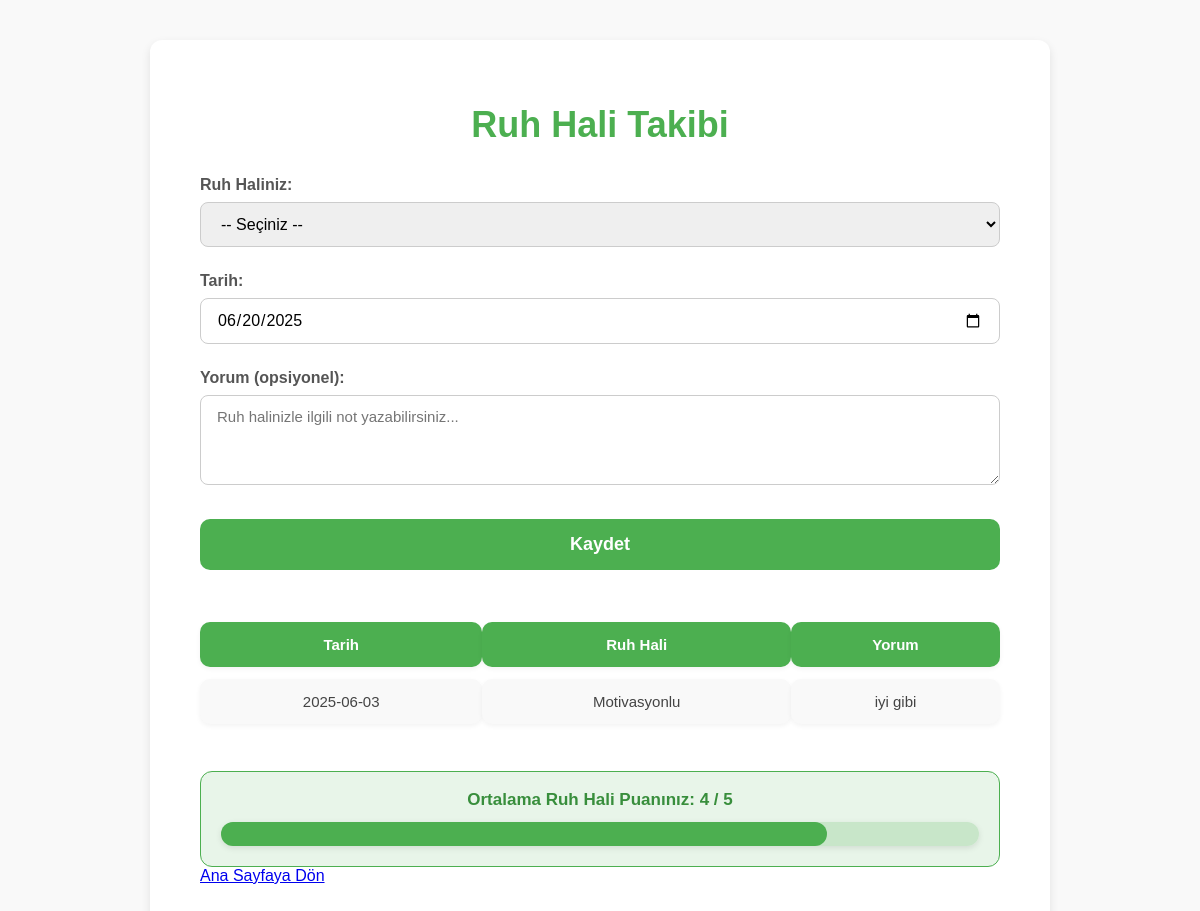
The app's page /pages/ruh_takibi.php (signed in) with its own data.
### tables this page shows
CREATE TABLE `kullanici_ruh_hali` (
  `id` int(11) NOT NULL,
  `user_id` int(11) NOT NULL,
  `ruh_hali` varchar(20) NOT NULL,
  `tarih` date NOT NULL,
  `yorum` text DEFAULT NULL,
  `created_at` timestamp NOT NULL DEFAULT current_timestamp()
);

### pages/ruh_takibi.php (the view, shortened to what this page needs)
<?php
include __DIR__ . '/../includes/connection.php';
$userId = $_SESSION['user_id'] ?? 1;
$stmt = $connection->prepare("SELECT * FROM kullanici_ruh_hali WHERE user_id = :user_id ORDER BY tarih DESC, id DESC LIMIT 30");
$stmt->execute([':user_id' => $userId]);
$ruhKayitlari = $stmt->fetchAll(PDO::FETCH_ASSOC);
$ruhPuanlari = [
    'Mutlu' => 5,
    'Neşeli' => 4,
    'Motivasyonlu' => 4,
    'Üzgün' => 2,
    'Kötü' => 1,
    'Stresli' => 1,
];
$toplamPuan = 0;
$sayac = 0;
foreach ($ruhKayitlari as $kayit) {
    if (isset($ruhPuanlari[$kayit['ruh_hali']])) {
        $toplamPuan += $ruhPuanlari[$kayit['ruh_hali']];
        $sayac++;
    }
}
$ortalamaPuan = $sayac ? round($toplamPuan / $sayac, 2) : 0;
?>
<!DOCTYPE html>
<html lang="tr">
<head>
<link rel="stylesheet" href="../assets/css/ruh_takip.css?v=<?= time(); ?>">
</head>
<body>
<div class="container">
    <h1>Ruh Hali Takibi</h1>
    <form method="post" action="">
        <label for="ruh_hali">Ruh Haliniz:</label>
        <select id="ruh_hali" name="ruh_hali" required>
            <option value="">-- Seçiniz --</option>
        </select>
        <label for="tarih">Tarih:</label>
        <input type="date" id="tarih" name="tarih" value="<?=htmlspecialchars($_POST['tarih'] ?? date('Y-m-d'))?>" required>
        <label for="yorum">Yorum (opsiyonel):</label>
        <textarea id="yorum" name="yorum" placeholder="Ruh halinizle ilgili not yazabilirsiniz..."><?=htmlspecialchars($_POST['yorum'] ?? '')?></textarea>
        <button type="submit">Kaydet</button>
    </form>
    <table>
        <thead>
            <tr>
                <th>Tarih</th>
                <th>Ruh Hali</th>
                <th>Yorum</th>
            </tr>
        </thead>
        <tbody>
            <?php if ($ruhKayitlari): ?>
                <?php foreach ($ruhKayitlari as $kayit): ?>
                    <tr>
                        <td><?=htmlspecialchars($kayit['tarih'])?></td>
                        <td><?=htmlspecialchars($kayit['ruh_hali'])?></td>
                        <td><?=htmlspecialchars($kayit['yorum'])?></td>
                    </tr>
                <?php endforeach; ?>
            <?php else: ?>
                <tr><td colspan="3">Henüz kayıt yok.</td></tr>
            <?php endif; ?>
        </tbody>
    </table>
    <div class="grafik">
        Ortalama Ruh Hali Puanınız: <strong><?= $ortalamaPuan ?></strong> / 5
        <progress value="<?= $ortalamaPuan ?>" max="5"></progress>
    </div>
    <a href="../index.php">Ana Sayfaya Dön</a>
</div>
</body>
</html>

### assets/css/ruh_takip.css (style rules this page uses)
body { margin: 0; font-family: 'Poppins', sans-serif; background: #f9f9f9; color: #333; }
.container { max-width: 900px; margin: 40px auto; background: white; border-radius: 12px; box-shadow: 0 4px 10px rgba(0,0,0,0.1); padding: 40px 50px; box-sizing: border-box; }
h1 { font-size: 36px; font-weight: 700; color: #4CAF50; text-align: center; margin-bottom: 30px; }
form label { display: block; margin-bottom: 8px; font-weight: 600; font-size: 16px; color: #555; margin-top: 25px; }
select, input[type="date"], textarea { width: 100%; padding: 12px 16px; border-radius: 8px; border: 1.5px solid #ccc; font-size: 16px; font-family: inherit; box-sizing: border-box; transition: border-color 0.3s ease; }
textarea { min-height: 90px; resize: vertical; font-size: 15px; }
button { margin-top: 30px; width: 100%; padding: 15px; background: #4CAF50; border: none; border-radius: 10px; color: white; font-weight: 700; font-size: 18px; cursor: pointer; transition: background 0.3s ease; }
table { width: 100%; margin-top: 40px; border-collapse: separate; border-spacing: 0 12px; font-size: 15px; }
th, td { padding: 14px 20px; background: #f9f9f9; color: #444; text-align: center; border-radius: 10px; box-shadow: 0 2px 5px rgba(0,0,0,0.05); vertical-align: middle; }
th { background: #4CAF50; color: white; font-weight: 600; }
.grafik { margin-top: 35px; padding: 18px 20px; border-radius: 12px; background: #e8f5e9; border: 1.5px solid #4caf50; font-weight: 600; color: #388e3c; text-align: center; font-size: 17px; }
progress { width: 100%; height: 24px; border-radius: 12px; margin-top: 12px; appearance: none; -webkit-appearance: none; box-shadow: 0 2px 6px rgba(0,0,0,0.1); }

### records on screen
kullanici_ruh_hali: tarih "2025-06-03", ruh_hali "Motivasyonlu", yorum "iyi gibi"

### other values on screen
$ortalamaPuan "4"
